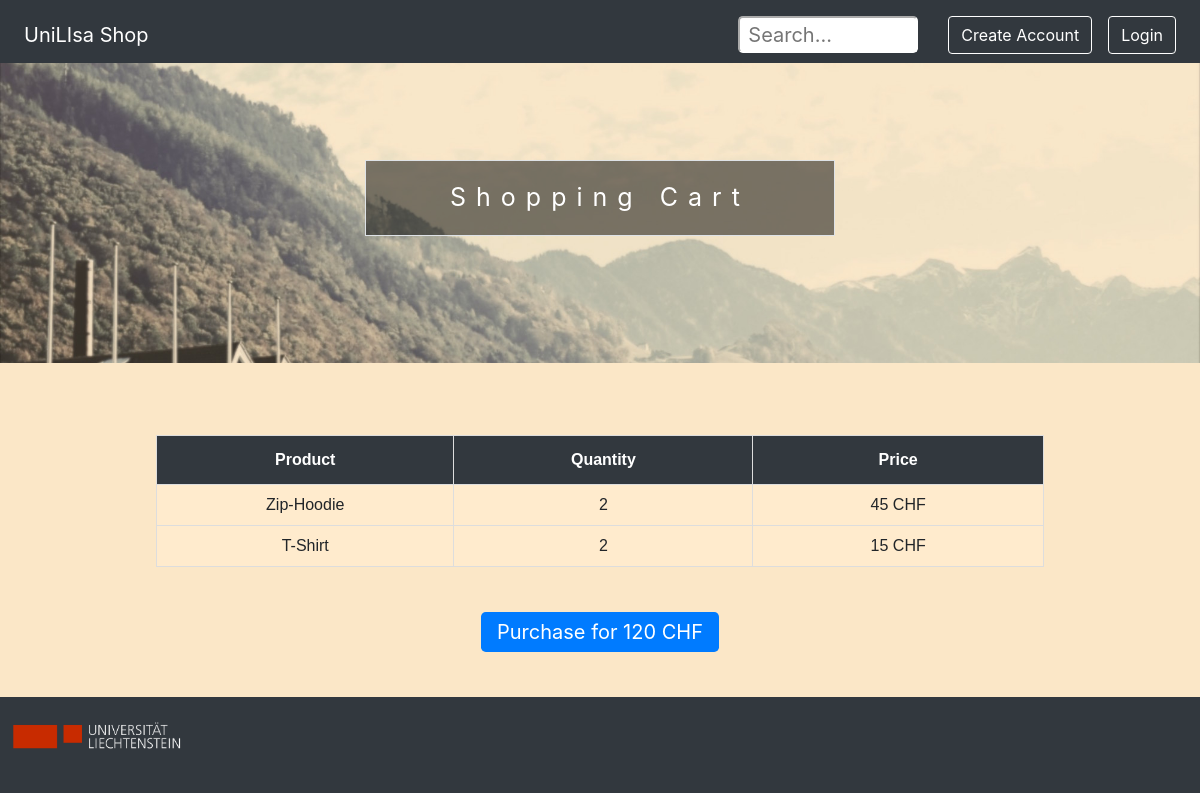
The page /shop/cart/ on the database its author committed.
### shopping/models.py (models this page shows, shortened)
class ShoppingCart(models.Model):
    user_name = models.CharField(max_length=1000)
    product = models.ForeignKey(
        Item
        , on_delete=models.CASCADE,null=True)
    quantity = models.PositiveIntegerField(default=0)

class Item(models.Model):
    item_name = models.CharField(max_length=1000)
    item_description = models.CharField(max_length=10000)
    category = models.CharField(max_length=1000)
    item_photo = models.ImageField(upload_to='static/shopping/upload')
    price = models.PositiveIntegerField(default = 10 )
    stock = models.PositiveIntegerField(default=10)

### shopping/views.py (the view)
def cart(request):
    user_id = request.user.username
    cartitems = userCartItems(user_id)
    print("has cart items for cart: "+str(len(cartitems)))
    prices = map(lambda item: item.product.price * item.quantity, cartitems)
    if len(cartitems) == 0:
        order_sum = 0
    else:
        order_sum = reduce(lambda x, y: x + y, prices)
    site_env = {'subview': 'cart','cart_items': cartitems,'order_sum': order_sum}
    env = environment(request, site_env)
    return render(request, 'shopping/index.html', env)

### shopping/cart.py (called while the page is built)
def userCartItems(user_id):
    cart_items = ShoppingCart.objects.filter(user_name=user_id)
    return cart_items

### shopping/view_environment.py (called while the page is built)
def environment(request,site_env):
    notification = None
    notificationKey = request.GET.get("notification")
    if notificationKey is not None:
        notification = notifications[notificationKey]
    loggedIn = request.user.is_authenticated
    username = request.user.username
    result = {}
    if loggedIn:
        shoppingCartItemCount = userCartItemCount(username)
        result =   {'username': username,
                       'loggedIn': True, 'shoppingCartItemCount': shoppingCartItemCount, 'notification': notification}
    else:
        result =  { 'username': username,
                       'loggedIn': False, 'notification': notification }
    merged_result = z = {**result, **site_env}
    return merged_result

### shopping/templates/shopping/index.html (shortened to what this page needs)
<!DOCTYPE html>
{% load staticfiles %}
<html lang="en">
<head>
    <link rel="stylesheet" href="../../shopping/static/shopping/bootstrap.css" type="text/css">
    <link rel="stylesheet" href="../../shopping/static/shopping/style.css" type="text/css">
</head>
<body>
<div id="topbar" class="d-flex flex-column flex-md-row align-items-center p-3 px-md-4 mb-3 border-bottom box-shadow">
    <h5 class="my-0 mr-md-auto font-weight-normal"><a style="text-decoration: none" href="/shop">UniLIsa Shop</a></h5>
    <nav class="my-2 my-md-0 mr-md-3" >
    <form method = "get" id="searchform" action="/shop">
     <input name = "search"  class="" style="margin-right:20px;" placeholder="Search..."/>
    </form>
         {% if subview != 'register' and not loggedIn %}
        <a class="btn btn-outline-primary btn-unilisa" style="margin-left: 10px;" href="/create/register/">Create Account</a>
         {% endif %}
    </nav>
    {% if subview != 'login' and not loggedIn %}
    <a class="btn btn-outline-primary btn-unilisa" href="/account/login">Login</a>
    {%  else %}
        {{ username }} &nbsp; <a  style="margin-left: 10px;" class="btn btn-outline-primary btn-unilisa" href="/shop/?action=logout">Logout</a>
    {% endif %}
</div>
{% if subview == 'overview' %}
    {% include "shopping/overview.html"  %}
    {% elif subview == 'cart' %}
    {% include "shopping/cart.html"  %}
    {% elif subview == 'detail' %}
    {% include "shopping/detail.html" %}
    {% elif subview == 'login' %}
    {% include "shopping/login.html"%}
    {% elif subview == 'register' %}
    {% include "shopping/register.html"%}
    {% elif subview == 'orderconfirmation' %}
    {% include "shopping/order_confirmation.html"%}
    {% elif subview == 'order' %}
    {% include "shopping/order.html"%}
{% endif %}
<div class="footer">
<img class="mb-2" src="/shopping/static/shopping/images/background.png?v1.1" alt="" width="200">
    </div>
</body>
</html>

### shopping/templates/shopping/cart.html
{% if applyFilter == True %}
    <div class="parallax parralax-home-reduced">
{% else %}
    <div class="parallax parralax-home-reduced">
{% endif %}
<span class="border" style="text-align: center">Shopping Cart</span>
</div>
<div class="bodybox">
    <div class="pricing-header px-3 py-3 pt-md-5 pb-md-4 mx-auto text-center" style="width: 100%">
    </div>
    <div class="container">
        <div class="row">
            {% if cart_items|length == 0 %}
                <div class="col-sm-12">
                    <div style="text-align: center; font-size:30px;" >No items in your shopping cart.
                    </div>
                </div>
                {%else%}
            <div class="col-sm-12" style="margin-bottom: 50px;">
                <table id="cartlist">
                    <tr>
                        <th>Product</th>
                        <th>Quantity</th>
                        <th>Price</th>
                    </tr>
                    {% for item in cart_items %}
                        <tr>
                            <td>{{ item.product.item_name }} </td>
                            <td>{{ item.quantity }} </td>
                            <td> {{ item.product.price }} CHF</td>
                        </tr>
                    {% endfor %}
                </table>
            </div>
        </div>
        <div class="row">
            <div class="col-sm-12 text-center">
                <a href="/shop/order" class="btn-lg btn-primary" style="margin-top: 30px;">Purchase for {{ order_sum }}
                    CHF</a>
            </div>
                {% endif %}
        </div>
    </div>
</div>

### shopping/static/shopping/style.css (style rules this page uses)
html, body { margin: 0; padding: 0; background-color: #32383e; }
.bodybox { background-color: #fbe7c7; padding-bottom: 50px; }
.border { background-color: rgba(0, 0, 0, 0.5); color: #fff; padding: 18px; font-size: 25px; }
.parallax { margin-top: -1.5em; background: no-repeat fixed center; background-size: cover; }
.parralax-home-reduced { background-image: url("/static/shopping/images/uni.jpg"); height: 300px; }
.parralax-home-reduced .border { width: 470px; margin-left: -235px; letter-spacing: 10px; position: absolute; left: 50%; top: 20%; }
#topbar { vertical-align: middle; background-color: #32383e; color: white; }
#topbar a { color: white; }
#searchform input { border-color: white; }
.btn-unilisa { background-color: transparent; color: white; border-color: white; }
.footer { margin-top: 5px; }
#searchform { float: left; height: 100%; }
#searchform input { padding: 0.1rem 0.5rem; font-size: 1.25rem; line-height: 1.5; border-radius: 0.3rem; border-color: white; background-color: white; width: 180px; margin-right: 15px; }
#cartlist { font-family: "Trebuchet MS", Arial, Helvetica, sans-serif; border-collapse: collapse; width: 80%; margin-left: 10%; text-align: center; }
#cartlist td, #cartlist th { border: 1px solid #ddd; padding: 8px; }
#cartlist tr:nth-child(even) { background-color: blanchedalmond; }
#cartlist tr:nth-child(odd) { background-color: blanchedalmond; }
#cartlist th { padding-top: 12px; padding-bottom: 12px; text-align: center; background-color: #32383e; color: white; width: 400px; }

### rows shown on the page
ShoppingCart: product.item_name "Zip-Hoodie", quantity "2", product.price "45"
ShoppingCart: product.item_name "T-Shirt", quantity "2", product.price "15"

### other values the page prints
{{ order_sum }} "120"
